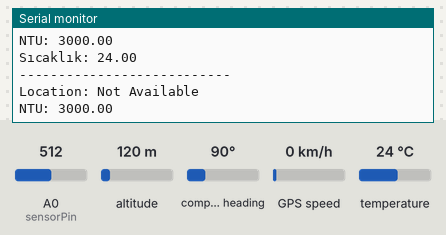
The sketch below on a simulated Arduino Uno, built with avr-gcc and run on an emulated ATmega328P. On the bench: the last lines printed to the serial monitor. The inputs (shaded band) are chosen by the test bench; at power-on: altitude 120 m, temperature 24 °C, A0 (sensorPin) = 512, compass heading 90°, GPS speed 0 km/h. The GPS gets a fix after 3 s at 37.7749, -122.4194 with 8 satellites; the modem accepts every AT command (registered, SIM ready, sends succeed) and sends nothing else.

Above: at 3.7 s.
3.8 s: altitude set to 20 m
At 5.2 s:
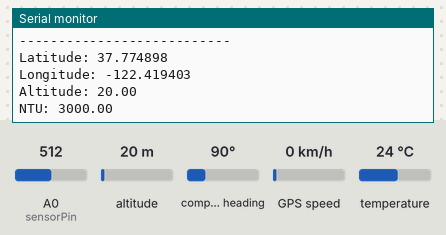
5.9 s: temperature set to 12 °C
7.4 s: A0 (sensorPin) set to 716
At 8.0 s:
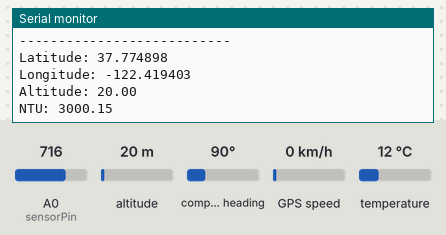
8.9 s: altitude set to 250 m
At 9.8 s:
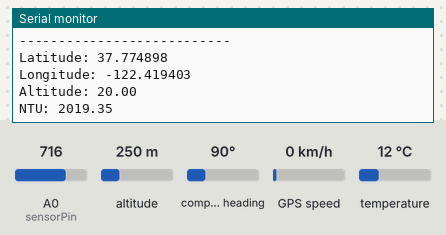
10.4 s: temperature set to 19 °C
At 10.4 s:
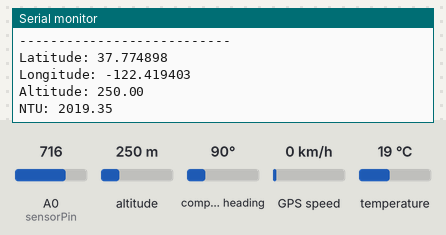
Timing chart, 0 to 13.4 s (numbered marks = the images above; inputs shaded):
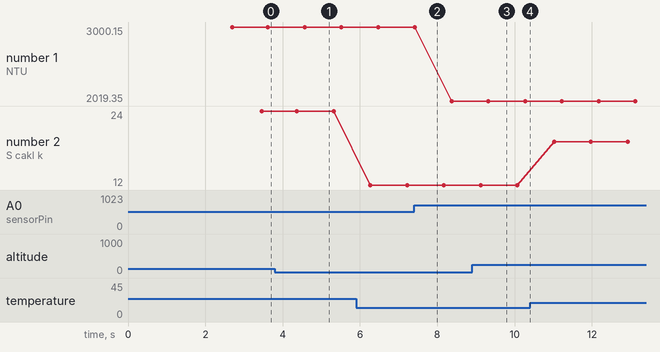

The sketch:

code.ino
```cpp
#include <TinyGPS++.h>
#include <SoftwareSerial.h>
#include <OneWire.h>
#include <DallasTemperature.h>
#include <Wire.h>
#include <Sim800L.h>
#include <AltSoftSerial.h>
String text;
uint8_t index;

#define ONE_WIRE_BUS 12
OneWire oneWire(ONE_WIRE_BUS);
DallasTemperature sensors(&oneWire);
AltSoftSerial  gpsSerial(9, 8);
SoftwareSerial mySerial(4, 3);
TinyGPSPlus gps;


int sensorPin = A0;
float volt;
float ntu;
String cmd = "";
String NTU_LAST=" ";
String TEMP_LAST=" ";
String LOC_LAST=" ";
void setup()
{
  Serial.begin(9600);


  gpsSerial.begin(9600);
   mySerial.begin(9600);


  Serial.println("Initializing...");
     delay(1000);

  mySerial.println("AT");
  updateSerial();
  mySerial.println("AT+CMGF=1");
  updateSerial();
  mySerial.println("AT+CNMI=1,2,0,0,0");
  updateSerial();

  sensors.begin();
}
void loop()
{


    while (gpsSerial.available() > 0)
    { if (gps.encode(gpsSerial.read())) {
        Serial.println("\n---------------------------");
        displaygpsInfo();
        ntuCalc();
  temp();

      }
    }


pollSms();
 delay(500);

}
void temp() {
  sensors.requestTemperatures();
  Serial.print("Sıcaklık: ");
  Serial.print(sensors.getTempCByIndex(0));
TEMP_LAST =String("Sicaklik: ")+ String(sensors.getTempCByIndex(0));

}
void ntuCalc() {
  volt = 0;
  for (int i = 0; i < 800; i++)
  {
    volt += ((float)analogRead(sensorPin) / 1023) * 5;
  }
  volt = volt / 800;
  volt = round_to_dp(volt, 2);
  if (volt < 2.5) {
    ntu = 3000;
  } else {
    ntu = -1120.4 * square(volt) + 5742.3 * volt - 4353.8;
  }
  Serial.print("NTU: ");
  Serial.println(ntu);
NTU_LAST =String("NTU: ")+ String(ntu);

}
void displaygpsInfo()
{
  if (gps.location.isValid())
  {
    Serial.print("\nLatitude: ");
    Serial.println(gps.location.lat(), 6);
    Serial.print("Longitude: ");
    Serial.println(gps.location.lng(), 6);
    Serial.print("Altitude: ");
    Serial.println(gps.altitude.meters());
    LOC_LAST= "Latitude: "+String(gps.location.lat())+ "\nLongitude: "+ String(gps.location.lng())+ "\nAltitude:  " +String(gps.altitude.meters());
  }
  else
  {
    Serial.println("Location: Not Available");
    LOC_LAST="Konum beklenmekte.";
  }

}
float round_to_dp( float in_value, int decimal_place )
{
  float multiplier = powf( 10.0f, decimal_place );
  in_value = roundf( in_value * multiplier ) / multiplier;
  return in_value;
}
void updateSerial()
{
  delay(500);
  while (Serial.available())
  {

    cmd += (char)Serial.read();

    if (cmd != "") {
      cmd.trim();
      if (cmd.equals("S")) {
        sendSMS();
      } else {
        mySerial.print(cmd);
        mySerial.println("");
      }
    }
  }

  while (mySerial.available())
  {
    Serial.write(mySerial.read());
  }
}

void sendSMS() {
  mySerial.println("AT+CMGF=1");
  delay(500);
  mySerial.println("AT+CMGS=\"+905077941311\"\r");
  delay(500);
  mySerial.print("Durum \n" + NTU_LAST+"\n" + TEMP_LAST +"\n"+ LOC_LAST);
  delay(500);
  mySerial.write(26);
}
void pollSms()
{
  delay(500);
  while (Serial.available())
  {
    mySerial.write(Serial.read());
  }
  String mesaj =" ";
  while (mySerial.available())
  {


   mesaj+=mySerial.readString();


  }
  Serial.println(mesaj);
  if(mesaj.indexOf("durum")>0){
    Serial.println("sms alındı");
    sendSMS();
    }
}
```

Measured:
- after the input at 3.8 s, the serial monitor: prints a new line after 0.69 s (image 1)
- after the input at 7.4 s, the serial monitor: prints a new line at once (image 2)
- plotted number 1: 3000 → 2019.35 after the input at 7.4 s
- plotted number 2: 24 → 12 after the input at 5.9 s, 12 → 19 after the input at 10.4 s
